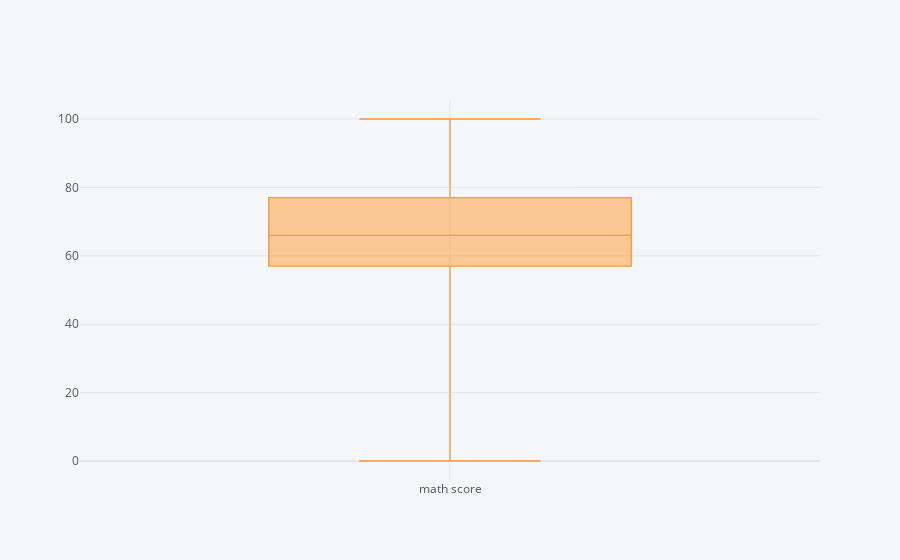

Source (notebook cell):
### Code cell
# boxplot using cufflinks
import cufflinks as cf
cf.go_offline() ## We set to offline mode
cf.getThemes()
cf.set_config_file(sharing='public',theme='pearl',offline=True)
student_num['math score'].iplot(kind='box')

### Figure 1 — Plotly figure (JSON) as saved in the notebook; plotly's stock layout.template omitted (floating-point values rounded to 4 significant figures; data arrays with more than 128 entries replaced by an {"elided": "..."} marker saying what was removed)
{"data": [{"boxpoints": false, "line": {"width": 1.3}, "marker": {"color": "rgba(255, 153, 51, 1.0)"}, "name": "math score", "orientation": "v", "type": "box", "y": {"elided": "1000 int values"}}], "layout": {"legend": {"bgcolor": "#F5F6F9", "font": {"color": "#4D5663"}}, "paper_bgcolor": "#F5F6F9", "plot_bgcolor": "#F5F6F9", "title": {"font": {"color": "#4D5663"}}, "xaxis": {"gridcolor": "#E1E5ED", "showgrid": true, "tickfont": {"color": "#4D5663"}, "title": {"font": {"color": "#4D5663"}, "text": ""}, "zerolinecolor": "#E1E5ED"}, "yaxis": {"gridcolor": "#E1E5ED", "showgrid": true, "tickfont": {"color": "#4D5663"}, "title": {"font": {"color": "#4D5663"}, "text": ""}, "zerolinecolor": "#E1E5ED"}}}
